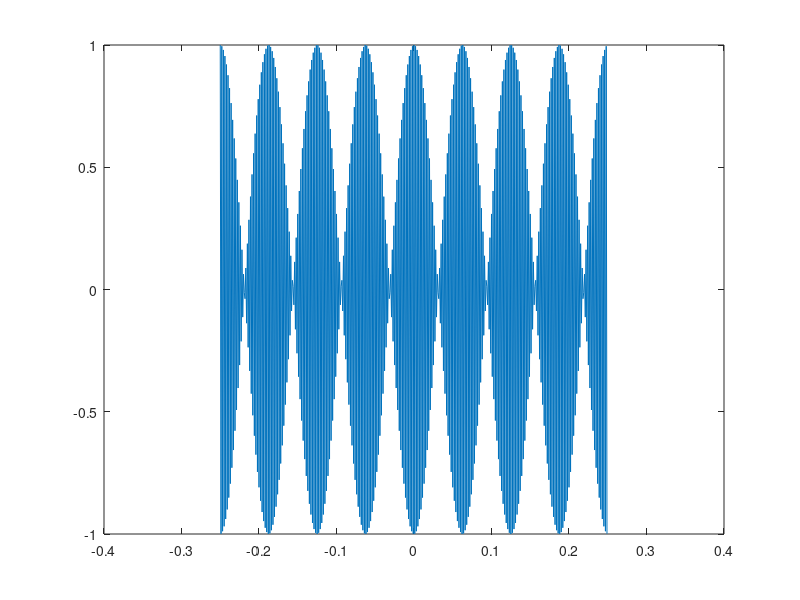
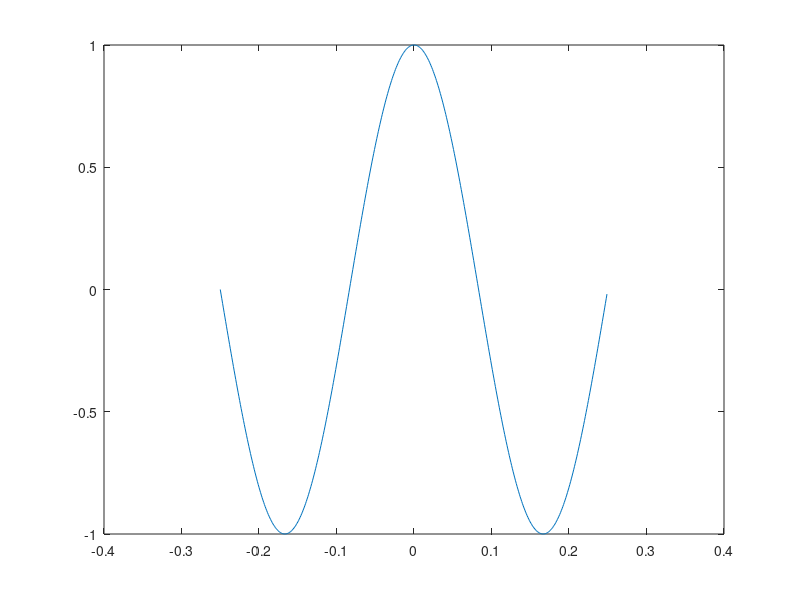
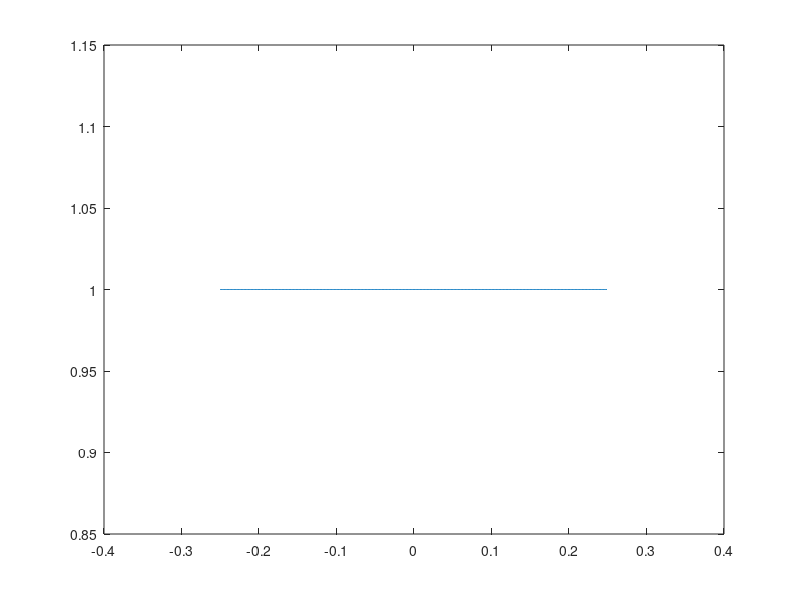

MATLAB code to generate these figures, in order:
fc = 1000;
sinc = 1/fc;
dur = 0.5;
t = [-dur/2:sinc:dur/2-sinc];

f = 10;
w = 2*pi*f;

y = e.^(i*w*t);   %funzione

figure(1)
fanal1 = f*150.2;
y_anal1 = e.^(-i*fanal1*2*pi*t);
yr1 = y.*y_anal1;   %funzione risultante
plot (t, yr1);

figure(2)
fanal2 = f*1.3;
y_anal2 = e.^(-i*fanal2*2*pi*t);
yr2 = y.*y_anal2;   %funzione risultante
plot (t, yr2);

figure(3)
fanal3 = f;
y_anal3 = e.^(-i*fanal3*2*pi*t);
yr3 = y.*y_anal3;   %funzione risultante
plot (t, yr3);
